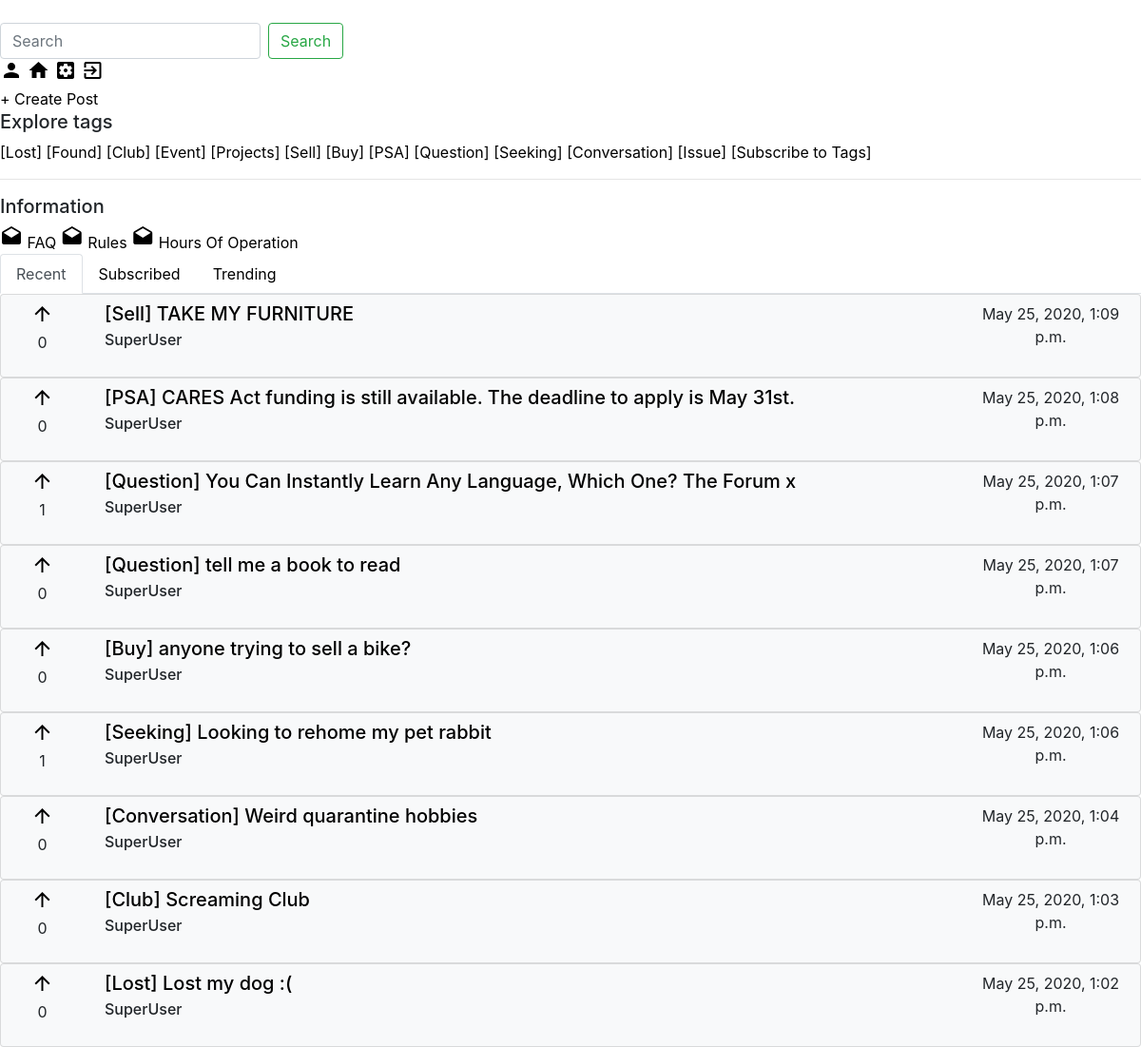
Screenshot of / (signed in) with the database file from the repository.
### posts/models.py (models this page shows, shortened)
class Tag(models.Model):
	title = models.CharField(max_length=100)
	def __str__(self):
		return self.title

class Post(models.Model):
	author = models.ForeignKey(User, on_delete=models.CASCADE) # Deletes post when user is deleted, will want to change so post dosent get removed
	subject = models.CharField(max_length=100)
	content = models.TextField()
	date_posted = models.DateTimeField(default=timezone.now)
	last_edit = models.DateTimeField(auto_now=True)
	locked = models.BooleanField(default=False)
	tags = models.ManyToManyField('posts.Tag', related_name='tags')
	upvotes = models.ManyToManyField(User, related_name="upvotes")

### posts/views.py (the view)
# urls.py: 2. Add a URL to urlpatterns:  path('', views.home, name='home')
@login_required
def home(request):
	subList = list(Profile.objects.get(user = request.user).subs.all())
	subPost = Post.objects.filter(tags__title__in= subList).distinct()
	context={
		'posts': Post.objects.all().order_by('-date_posted'),
		'subs': subPost.order_by('-date_posted'),
		'trends': Post.objects.all().annotate(num_tags = Count('upvotes') ).order_by('-num_tags'),
		'tags': Tag.objects.all(),
		'count': Post.objects.count(),
	}
	return render(request, 'posts/home.html', context)

### posts/templates/posts/home.html (shortened to what this page needs)
{% extends "posts/base.html" %}
{% block content %}
<ul class="nav nav-tabs" id="myTab" role="tablist">
  <li class="nav-item">
    <a class="nav-link active" id="recent-tab" data-toggle="tab" href="#recent" role="tab" aria-controls="recent" aria-selected="true">Recent</a>
  </li>
  <li class="nav-item">
    <a class="nav-link" id="subscribed-tab" data-toggle="tab" href="#subscribed" role="tab" aria-controls="subscribed" aria-selected="false">Subscribed</a>
  </li>
  <li class="nav-item">
    <a class="nav-link" id="trending-tab" data-toggle="tab" href="#trending" role="tab" aria-controls="trending" aria-selected="false">Trending</a>
  </li>
</ul>
<div class="tab-content" id="myTabContent">
  <div class="tab-pane fade show active" id="recent" role="tabpanel" aria-labelledby="recent-tab">
  	{% for post in posts %}
		<div class="card bg-light">
			<div class="card-body p-2">
				<div class="row">
					<div class="col-1" align="center">
						<a href="{% url 'upvote' post.id %}"><i class="material-icons">arrow_upward</i><a/>
						<p>{{ post.upvotes.count }}</p>
					</div>
					<div class="col-9">
						{% if post.locked %}
							<h5 class = "card-title">
						{% else %}
							<h5 class="card-title"><a href="{% url 'posts-detail' post.pk %}">
						{% endif %}
							{% if post.locked %}
								Locked
							{% else %}
								{% for tag in post.tags.all %}
									[{{ tag }}]
							{% endfor %}
								{{ post.subject }}
							{% endif %}
						</a></h5>
						<h6 class="card-subtitle">{{ post.author }}</h6>
					</div>
					<div class="col-2">
						<p class="text-center">{{ post.date_posted }}</p>
					</div>
				</div>
			</div>
		</div>
	{% endfor %}
  </div>
</div>
{% endblock content %}

### posts/templates/posts/base.html (shortened to what this page needs)
{% load static %}
<!doctype html>
<html lang="en">
<head>
<link rel="stylesheet" href="https://maxcdn.bootstrapcdn.com/bootstrap/4.0.0/css/bootstrap.min.css">
<link rel="stylesheet" type="text/css" href="{% static 'posts/main.css' %}">
<link rel="stylesheet" href="https://code.getmdl.io/1.3.0/material.indigo-pink.min.css">
<link href="https://unpkg.com/material-components-web@latest/dist/material-components-web.min.css" rel="stylesheet">
<link href="{% static '/css/main.css' %}" rel="stylesheet" type="text/css">
</head>
<body>
	<header class="mdc-top-app-bar mdc-top-app-bar--prominent mdc-top-app-bar--dense">
		<div class="mdc-top-app-bar__row">
			<section class="mdc-top-app-bar__section mdc-top-app-bar__section--align-start">
				<span class="mdc-top-app-bar__title"><a class="logo" href="{% url 'posts-home' %}">[New Forum]</a></span>
			</section>
			{% if user.is_authenticated %}
			<form class="form-inline" action="{% url 'posts-search' %}">
		      <input class="form-control mr-2" type="get" name="q" value="{{request.GET.q}}" placeholder="Search" aria-label="Search">
		      <button class="btn btn-outline-success my-2 my-sm-0" type="submit">Search</button>
		    </form>
				<section class="mdc-top-app-bar__section mdc-top-app-bar__section--align-end">
			      <a class="mdc-icon-button material-icons mdc-top-app-bar__action-item--unbounded" href="{% url 'users-profile' %}" role="button"><i class="material-icons">person</i></a>
			      <a class="mdc-icon-button material-icons mdc-top-app-bar__action-item--unbounded" href="{% url 'posts-home' %}" role="button"><i class="material-icons">home</i></a>
			      <a class="mdc-icon-button material-icons mdc-top-app-bar__action-item--unbounded" href="{% url 'posts-settings' %}" role="button"><i class="material-icons">settings_applications</i></a>
			      <a class="mdc-icon-button material-icons mdc-top-app-bar__action-item--unbounded" href="{% url 'logout' %}" role="button"><i class="material-icons">exit_to_app</i></a>
			    </section>
		    {% else %}
		    	<section class="mdc-top-app-bar__section mdc-top-app-bar__section--align-end">
			      <a class="mdc-icon-button material-icons mdc-top-app-bar__action-item--unbounded" href="{% url 'login'%}" role="button"><i class="material-icons">person</i></a>
			    </section>
		    {% endif %}
		</div>
	</header>
	<div class="mdc-layout-grid">
		<div class="mdc-layout-grid__inner">
				<div class="mdc-layout-grid__cell--span-2">
					{% if user.is_authenticated %}
						<aside class="mdc-drawer">
						  <div class="mdc-drawer__content">
						    <nav class="mdc-list">
						      <a class="mdc-fab mdc-fab--extended" href="{% url 'posts-create' %}">+ Create Post</a>
	      					  <h5 class="mdc-list-group__subheader">Explore tags</h5>
						      {% for tag in tags %}
						        <a class="mdc-list-item" href="{% url 'posts-view-tags' tag.title %}">
						          <span class="mdc-list-item__text">[{{tag}}]</span>
						        </a>
							  {% endfor %}
							  <a class="mdc-list-item" href="{% url 'tag-subscribe' %}">
						          <span class="mdc-list-item__text">[Subscribe to Tags]</span>
						        </a>
						      <hr class="mdc-list-divider">
	      					  <h5 class="mdc-list-group__subheader">Information</h5>
	      					  <a class="mdc-list-item" href="{% url 'info-FAQ' %}">
						        <i class="material-icons mdc-list-item__graphic" aria-hidden="true">drafts</i>
						        <span class="mdc-list-item__text">FAQ</span>
						      </a>
						      <a class="mdc-list-item" href="{% url 'info-rules' %}">
						        <i class="material-icons mdc-list-item__graphic" aria-hidden="true">drafts</i>
						        <span class="mdc-list-item__text">Rules</span>
						      </a>
						      <a class="mdc-list-item" href="{% url 'info-hours' %}">
						        <i class="material-icons mdc-list-item__graphic" aria-hidden="true">drafts</i>
						        <span class="mdc-list-item__text">Hours Of Operation</span>
						      </a>
						    </nav>
						  </div>
						</aside>
					{% endif %}
				</div>
				{% if user.is_authenticated %}
					<div class="mdc-layout-grid__cell--span-10">
				{% else %}
					<div class="mdc-layout-grid__cell--span-5">
				{% endif %}
						{% block content %}{% endblock %}
					</div>
			</div>
		</div>
</body>
</html>

### static/css/main.css (style rules this page uses)
:root { --mdc-theme-primary: #c49000; --mdc-theme-secondary: #1e88e5; --mdc-theme-background: black; --mdc-theme-surface: #fff; --mdc-theme-error: orange; --mdc-theme-on-primary: red; --mdc-theme-on-secondary: #fff; --mdc-theme-on-surface: yellow; --mdc-theme-on-error: #fff; --mdc-theme-text-primary-on-background: rgba(0, 0, 0, 0.87); --mdc-theme-text-secondary-on-background: rgba(0, 0, 0, 0.54); --mdc-theme-text-hint-on-background: rgba(0, 0, 0, 0.38); --mdc-theme-text-disabled-on-background: yellow; --mdc-theme-text-icon-on-background: rgba(0, 0, 0, 0.38); --mdc-theme-text-primary-on-light: rgba(0, 0, 0, 0.87); --mdc-theme-text-secondary-on-light: rgba(0, 0, 0, 0.54); --mdc-theme-text-hint-on-light: rgba(0, 0, 0, 0.38); --mdc-theme-text-disabled-on-light: rgba(0, 0, 0, 0.38); --mdc-theme-text-icon-on-light: rgba(0, 0, 0, 0.38); --mdc-theme-text-primary-on-dark: white; --mdc-theme-text-secondary-on-dark: rgba(255, 255, 255, 0.7); --mdc-theme-text-hint-on-dark: rgba(255, 255, 255, 0.5); --mdc-theme-text-disabled-on-dark: rgba(255, 255, 255, 0.5); --mdc-theme-text-icon-on-dark: rgba(255, 255, 255, 0.5); }
.form-control { width: 400px; }
.logo { color: white; }
a { color: black; }

### rows the page displays
Tag: title "Lost"
Tag: title "Found"
Tag: title "Club"
Tag: title "Event"
Tag: title "Projects"
Tag: title "Sell"
Tag: title "Buy"
Tag: title "PSA"
Tag: title "Question"
Tag: title "Seeking"
Tag: title "Conversation"
Tag: title "Issue"
Post: upvotes.count "0", subject "TAKE MY FURNITURE", author "SuperUser", date_posted "May 25, 2020, 1:09 p.m."
Post: upvotes.count "0", subject "CARES Act funding is still available. The deadline to apply is May 31st.", author "SuperUser", date_posted "May 25, 2020, 1:08 p.m."
Post: upvotes.count "1", subject "You Can Instantly Learn Any Language, Which One? The Forum x", author "SuperUser", date_posted "May 25, 2020, 1:07 p.m."
Post: upvotes.count "0", subject "tell me a book to read", author "SuperUser", date_posted "May 25, 2020, 1:07 p.m."
Post: upvotes.count "0", subject "anyone trying to sell a bike?", author "SuperUser", date_posted "May 25, 2020, 1:06 p.m."
Post: upvotes.count "1", subject "Looking to rehome my pet rabbit", author "SuperUser", date_posted "May 25, 2020, 1:06 p.m."
Post: upvotes.count "0", subject "Weird quarantine hobbies", author "SuperUser", date_posted "May 25, 2020, 1:04 p.m."
Post: upvotes.count "0", subject "Screaming Club", author "SuperUser", date_posted "May 25, 2020, 1:03 p.m."
Post: upvotes.count "0", subject "Lost my dog :(", author "SuperUser", date_posted "May 25, 2020, 1:02 p.m."
